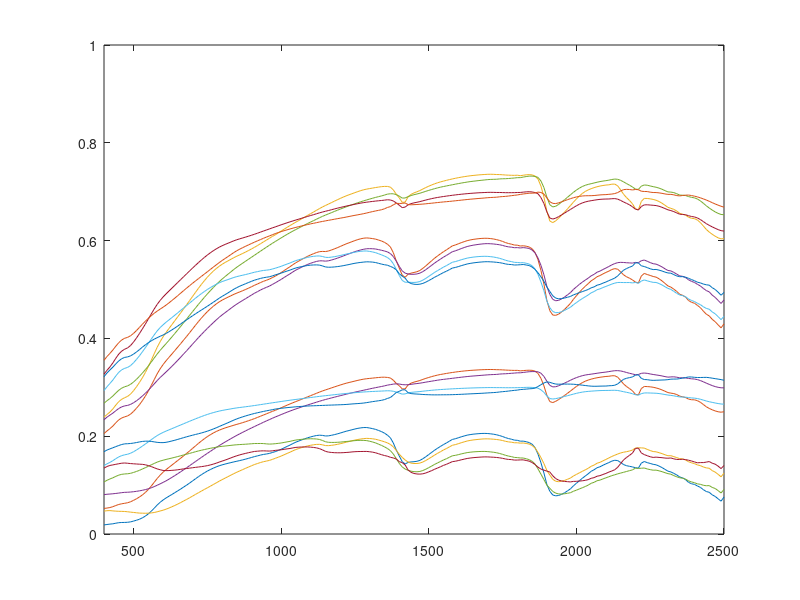

Source code (MATLAB):
% This script shows how to simulate different soil spectra by changing coefficients

wvl = 400:10:2500;
DryVec = importdata('MD.vec.txt');
SMVec = importdata('SM.vec.txt');
V = [DryVec;SMVec];
for c1 = [0.3,0.7]
    for c2 = [-0.1,0]
        for c3 = [0,0.05]
            for cSM = [-0.2,0]
                spec = c1*V(1,:) + c2*V(2,:) + c3*V(3,:) + cSM*V(4,:);
                plot(wvl,spec);xlim([400,2500]);ylim([0,1]);hold on;
            end
        end
    end
end
